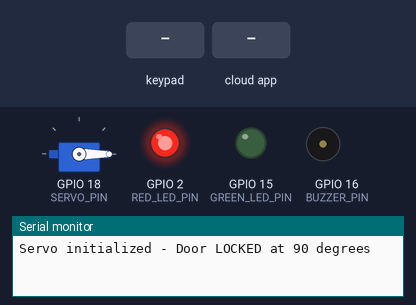
A program run on a simulated ESP32. On the bench: servo, output pins drawn as LEDs (lit = HIGH), buzzer (waves = sounding), the last lines printed to the serial monitor. Inputs (shaded band) come from the test bench. WiFi joins after 1.5 s; servers stay silent unless stated; the Firebase database answers and starts empty.

Above: at 4.6 s.
4.7 s: keypad keys 8 8 8 8 8 8 # pressed 0.4 s apart
At 8.2 s:
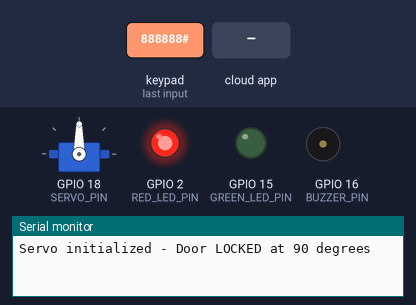
9.0 s: the phone or cloud app sets status to 0
At 9.6 s:
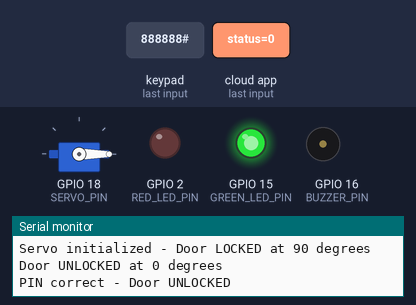
11.2 s: keypad keys 1 3 9 7 2 2 # pressed 0.4 s apart
At 14.35 s:
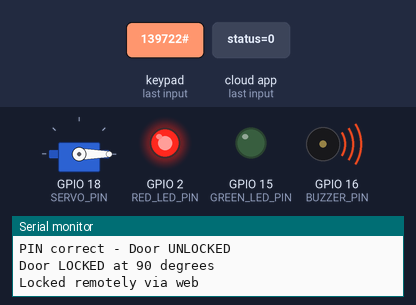
17.0 s: the phone or cloud app sets status to 1
At 19.1 s:
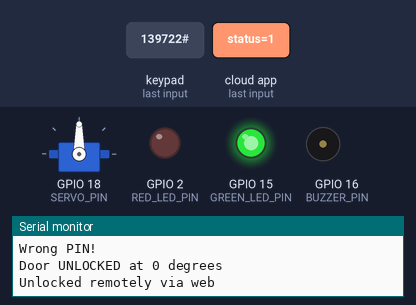
Timing chart, 0 to 20.6 s (numbered marks = the images above; inputs shaded):
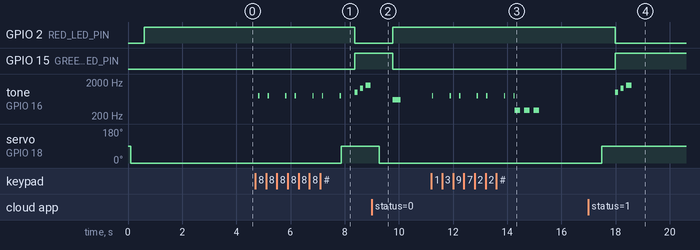

Measured:
- after the input at 4.7 s, GPIO 2 (RED_LED_PIN): HIGH → LOW after 3.7 s; GPIO 15 (GREEN_LED_PIN): LOW → HIGH after 3.7 s
- after the input at 9.0 s, GPIO 2 (RED_LED_PIN): LOW → HIGH after 0.77 s; GPIO 15 (GREEN_LED_PIN): HIGH → LOW after 0.77 s; tone on GPIO 16 (BUZZER_PIN): silent → 600 Hz after 0.77 s, → silent 0.30 s later; servo on GPIO 18 (SERVO_PIN): 90° → 0° after 0.27 s
- after the input at 11.2 s, tone on GPIO 16 (BUZZER_PIN): plays 800 Hz for 0.05 s, 800 Hz for 0.05 s, 800 Hz for 0.05 s, 800 Hz for 0.05 s, 800 Hz for 0.05 s, 800 Hz for 0.05 s … (10 notes in this stretch), starting at once
- after the input at 17.0 s, GPIO 2 (RED_LED_PIN): HIGH → LOW after 0.99 s; GPIO 15 (GREEN_LED_PIN): LOW → HIGH after 0.99 s; tone on GPIO 16 (BUZZER_PIN): plays 1000 Hz for 0.12 s, 1300 Hz for 0.12 s, 1600 Hz for 0.20 s, starting after 0.99 s; servo on GPIO 18 (SERVO_PIN): 0° → 90° after 0.49 s

The program:

main.cpp
```cpp
#include <WiFi.h>
#include <FirebaseESP32.h>
#include <Keypad.h>
#include <ESP32Servo.h>

// WiFi credentials
#define WIFI_SSID "Wokwi-GUEST"
#define WIFI_PASSWORD ""

// Firebase project credentials
#define FIREBASE_HOST "https://smartlock-844b9-default-rtdb.firebaseio.com/"
#define FIREBASE_AUTH "WC9koLDXvUDBxslqAywSw1UzF8DhiWFaZWjm8weO"

// Firebase objects
FirebaseData firebaseData;
FirebaseAuth auth;
FirebaseConfig config;

// Keypad configuration (4x4)
const byte ROWS = 4;
const byte COLS = 4;
char keys[ROWS][COLS] = {
  {'1','2','3','A'},
  {'4','5','6','B'},
  {'7','8','9','C'},
  {'*','0','#','D'}
};
byte rowPins[ROWS] = {13, 12, 14, 27};
byte colPins[COLS] = {26, 25, 33, 32};
Keypad keypad = Keypad(makeKeymap(keys), rowPins, colPins, ROWS, COLS);

// Servo motor configuration
Servo doorServo;
#define SERVO_PIN 18
#define LOCK_POSITION 0     // Khóa cửa: 90 độ
#define UNLOCK_POSITION 90    // Mở khóa: 0 độ

// System variables
String inputPIN = "";
const String CORRECT_PIN = "888888";
bool isLocked = true;
bool webUnlocked = false;
unsigned long lastUnlockTime = 0;
unsigned long lastFirebaseCheck = 0;
unsigned long lastStatusUpdate = 0;
const unsigned long AUTO_LOCK_DELAY = 10000;
const unsigned long FIREBASE_CHECK_INTERVAL = 1000; // Tăng interval để giảm tải
const unsigned long STATUS_UPDATE_INTERVAL = 1000;

// LED and buzzer pins
#define RED_LED_PIN 2
#define GREEN_LED_PIN 15
#define BUZZER_PIN 16
#define BUZZER_CHANNEL 0

bool firebaseConnected = false;
bool wifiConnected = false;
int lastFirebaseStatus = -1;
bool servoInitialized = false;

// Function declarations
void handleKeypadInput(char key);
void checkPIN(String pin);
void unlockDoor(bool fromWeb = false);
void lockDoor(bool fromWeb = false);
void checkFirebaseCommands();
void updateFirebaseStatus(bool force = false);
void playTone(int freq, int dur);
void playSuccessSound();
void playErrorSound();
void checkWiFiConnection();
void syncStatus();
void initializeServo();

void setup() {
  Serial.begin(115200);

  // Initialize pins
  pinMode(RED_LED_PIN, OUTPUT);
  pinMode(GREEN_LED_PIN, OUTPUT);
  pinMode(BUZZER_PIN, OUTPUT);

  // Setup PWM for buzzer
  ledcSetup(BUZZER_CHANNEL, 2000, 8);
  ledcAttachPin(BUZZER_PIN, BUZZER_CHANNEL);

  // Initialize servo
  initializeServo();

  // Initial state - locked
  digitalWrite(RED_LED_PIN, HIGH);
  digitalWrite(GREEN_LED_PIN, LOW);

  // Connect to WiFi
  WiFi.begin(WIFI_SSID, WIFI_PASSWORD);
  while (WiFi.status() != WL_CONNECTED) {
    delay(500);
  }
  wifiConnected = true;

  // Configure Firebase
  config.host = FIREBASE_HOST;
  config.signer.tokens.legacy_token = FIREBASE_AUTH;
  Firebase.begin(&config, &auth);
  Firebase.reconnectWiFi(true);
  firebaseConnected = true;

  // Initialize Firebase with current status
  updateFirebaseStatus(true);
  delay(1000);

  // Read initial Firebase status
  if (Firebase.getInt(firebaseData, "status")) {
    lastFirebaseStatus = firebaseData.intData();
  }
}

void loop() {
  // Check WiFi connection
  checkWiFiConnection();

  // Handle keypad input
  char key = keypad.getKey();
  if (key) {
    handleKeypadInput(key);
  }

  // Check Firebase commands
  if (firebaseConnected && (millis() - lastFirebaseCheck > FIREBASE_CHECK_INTERVAL)) {
    lastFirebaseCheck = millis();
    checkFirebaseCommands();
  }

  // Periodic status sync
  if (firebaseConnected && (millis() - lastStatusUpdate > STATUS_UPDATE_INTERVAL)) {
    lastStatusUpdate = millis();
    syncStatus();
  }

  // Auto-lock after 10 seconds
  if (!isLocked && (millis() - lastUnlockTime > AUTO_LOCK_DELAY)) {
    lockDoor();
  }

  delay(100);
}

void initializeServo() {
  if (!servoInitialized) {
    doorServo.attach(SERVO_PIN);
    delay(100);
    if (doorServo.read() != LOCK_POSITION) {
      doorServo.write(LOCK_POSITION);
      delay(500);
    }
    doorServo.detach();
    servoInitialized = true;
    Serial.println("Servo initialized - Door LOCKED at 90 degrees");
  }
}

void checkWiFiConnection() {
  static unsigned long lastWiFiCheck = 0;

  if (millis() - lastWiFiCheck > 10000) {
    lastWiFiCheck = millis();

    if (WiFi.status() != WL_CONNECTED && wifiConnected) {
      wifiConnected = false;
      firebaseConnected = false;
      Serial.println("WiFi connection lost!");
    } else if (WiFi.status() == WL_CONNECTED && !wifiConnected) {
      wifiConnected = true;
      Serial.println("WiFi reconnected!");
      Firebase.begin(&config, &auth);
      Firebase.reconnectWiFi(true);
      firebaseConnected = true;
      updateFirebaseStatus(true);
    }
  }
}

void handleKeypadInput(char key) {
  playTone(800, 50);

  if (key >= '0' && key <= '9') {
    if (inputPIN.length() < 6) {
      inputPIN += key;
    } else {
      playErrorSound();
    }
  } else if (key == '#') {
    if (inputPIN.length() > 0) {
      checkPIN(inputPIN);
    } else {
      playTone(400, 200);
    }
  } else if (key == 'C' || key == '*') {
    inputPIN = "";
    playTone(600, 100);
  } else if (key == 'D') {
    if (inputPIN.length() > 0) {
      inputPIN = inputPIN.substring(0, inputPIN.length() - 1);
      playTone(600, 100);
    }
  }
}

void checkPIN(String pin) {
  if (pin == CORRECT_PIN) {
    unlockDoor();
    Serial.println("PIN correct - Door UNLOCKED");
  } else {
    playErrorSound();
    delay(1000);
    inputPIN = "";
    Serial.println("Wrong PIN!");
  }
}

void unlockDoor(bool fromWeb) {
  if (isLocked) {
    doorServo.attach(SERVO_PIN);
    if (doorServo.read() != UNLOCK_POSITION) {
      doorServo.write(UNLOCK_POSITION);
      delay(500);
    }
    doorServo.detach();
    digitalWrite(RED_LED_PIN, LOW);
    digitalWrite(GREEN_LED_PIN, HIGH);
    playSuccessSound();
    isLocked = false;
    webUnlocked = fromWeb;
    lastUnlockTime = millis();
    inputPIN = "";
    Serial.println("Door UNLOCKED at 0 degrees");
    updateFirebaseStatus(true);
  }
}

void lockDoor(bool fromWeb) {
  if (!isLocked) {
    doorServo.attach(SERVO_PIN);
    if (doorServo.read() != LOCK_POSITION) {
      doorServo.write(LOCK_POSITION);
      delay(500);
    }
    doorServo.detach();
    digitalWrite(RED_LED_PIN, HIGH);
    digitalWrite(GREEN_LED_PIN, LOW);
    playTone(600, 300);
    isLocked = true;
    webUnlocked = false;
    Serial.println("Door LOCKED at 90 degrees");
    updateFirebaseStatus(true);
  }
}

void checkFirebaseCommands() {
  if (Firebase.getInt(firebaseData, "status")) {
    int firebaseStatus = firebaseData.intData();
    if (firebaseStatus != lastFirebaseStatus) {
      lastFirebaseStatus = firebaseStatus;
      if (firebaseStatus == 1 && isLocked) {
        unlockDoor(true);
        Serial.println("Unlocked remotely via web");
      } else if (firebaseStatus == 0 && !isLocked) {
        lockDoor(true);
        Serial.println("Locked remotely via web");
      }
    }
  } else {
    Serial.println("Failed to read Firebase status");
  }
}

void updateFirebaseStatus(bool force) {
  if (firebaseConnected) {
    int statusValue = isLocked ? 0 : 1;
    if (force || statusValue != lastFirebaseStatus) {
      if (Firebase.setInt(firebaseData, "status", statusValue)) {
        lastFirebaseStatus = statusValue;
      } else {
        Serial.println("Failed to update Firebase");
      }
    }
  }
}

void syncStatus() {
  if (Firebase.getInt(firebaseData, "status")) {
    int firebaseStatus = firebaseData.intData();
    int localStatus = isLocked ? 0 : 1;
    if (firebaseStatus != localStatus) {
      updateFirebaseStatus(true);
    }
  }
}

void playTone(int freq, int dur) {
  ledcWriteTone(BUZZER_CHANNEL, freq);
  delay(dur);
  ledcWriteTone(BUZZER_CHANNEL, 0);
}

void playSuccessSound() {
  playTone(1000, 120);
  delay(80);
  playTone(1300, 120);
  delay(80);
  playTone(1600, 200);
}

void playErrorSound() {
  for (int i = 0; i < 3; i++) {
    playTone(300, 200);
    delay(150);
  }
}
```
